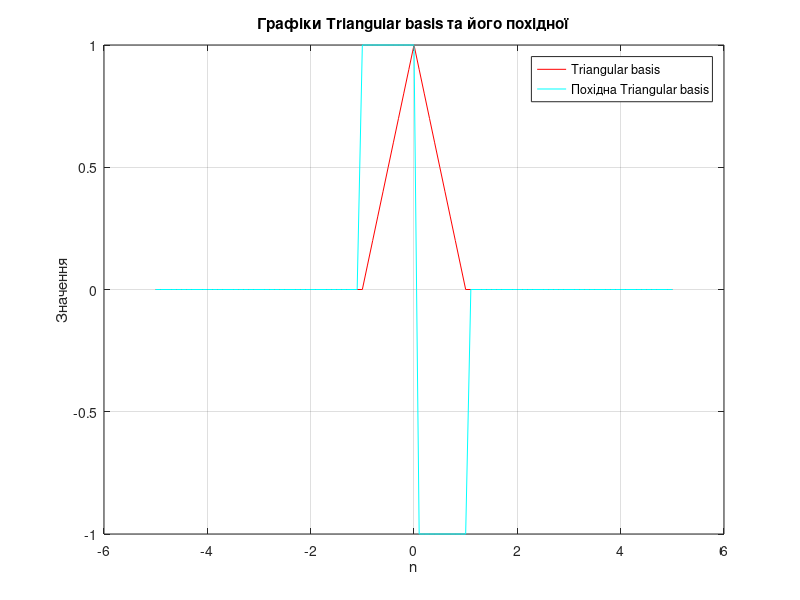

Source code (MATLAB):
function tribasfile
    % Функція tribas
    name = 'Triangular basis';
    inrange = '(-Inf, Inf)';
    outrange = '{0, 1-abs(n), 0} for n in (-Inf, -1), (-1, 1), (1, Inf) respectively';

    % Графіки функції активації та її похідної
    n = -5:0.1:5;
    a = tribas(n);
    da = dtribas(n);
    figure;
    plot(n, a, 'r');
    hold on;
    plot(n, da, 'c');
    title('Графіки Triangular basis та його похідної');
    xlabel('n');
    ylabel('Значення');
    legend('Triangular basis', 'Похідна Triangular basis', 'Location', 'Best');
    grid on;

    % Розрахунок векторів виходу та похідної для заданого входу
    N = [-2; -0.5; 0; 0.5; 2];
    A = tribas(N);
    dA_dN = dtribas(N);

    % Вивід результатів
    disp('Вектор входу (N):');
    disp(N');
    disp('Вектор виходу (A):');
    disp(A');
    disp('Вектор похідної (dA_dN):');
    disp(dA_dN');

end

function result = tribas(n)
    result = max(0, 1 - abs(n));
    result(n < -1) = 0;
    result(n > 1) = 0;
end

function result = dtribas(n)
    result = zeros(size(n));
    result(n >= -1 & n <= 0) = 1;
    result(n > 0 & n <= 1) = -1;
end